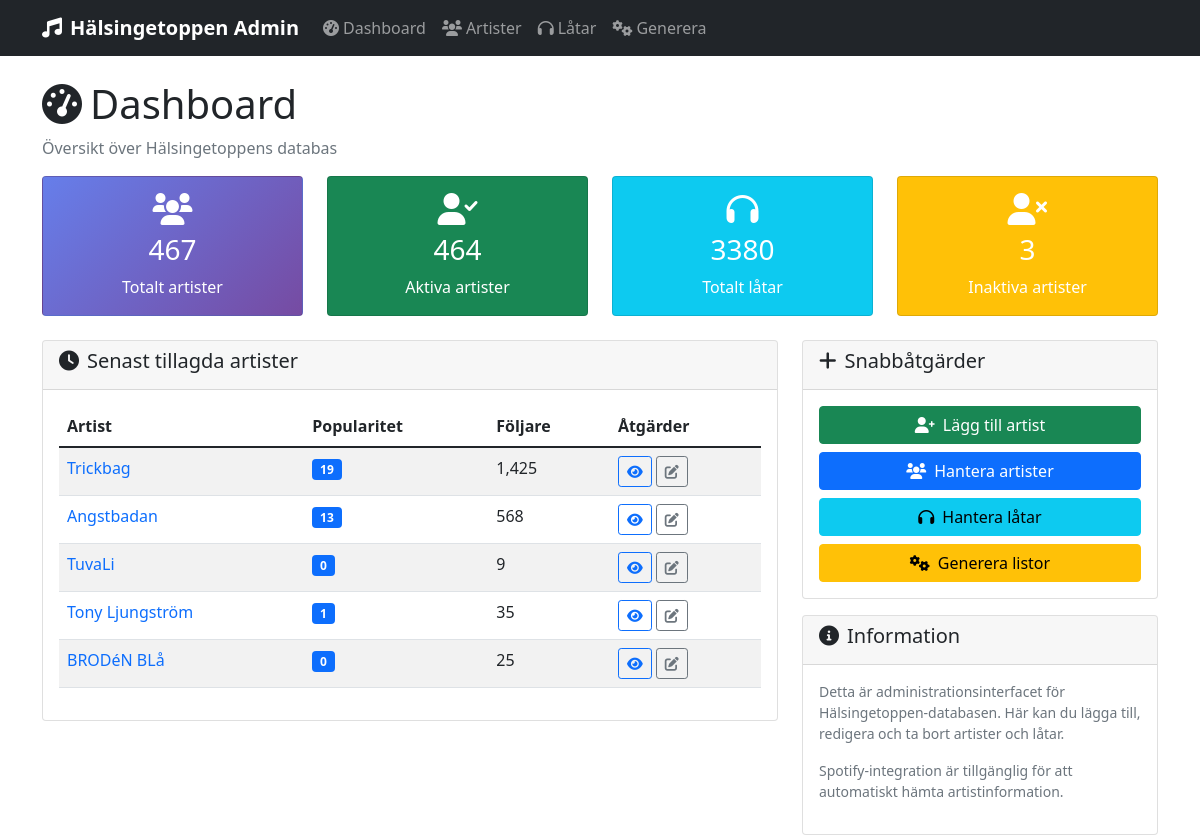
The page / on the database its author committed.
### tables this page shows
CREATE TABLE "artists" (
	"id"	TEXT UNIQUE,
	"link_to_area"	INTEGER,
	"name"	TEXT,
	"popularity"	INTEGER,
	"followers"	INTEGER,
	"link"	TEXT,
	"picture_small"	TEXT,
	"picture_large"	INTEGER,
	"bInactivate"	INTEGER,
	"notes"	INTEGER
, added_at TEXT, markdown_info TEXT, apple_music_link TEXT, youtube_music_link TEXT);

### web_admin.py (the view)
@app.route('/')
def index():
    conn = get_db_connection()
    artist_count = conn.execute('SELECT COUNT(*) FROM artists').fetchone()[0]
    track_count = conn.execute('SELECT COUNT(*) FROM tracks').fetchone()[0]
    active_artists = conn.execute('SELECT COUNT(*) FROM artists WHERE bInactivate = 0 OR bInactivate IS NULL').fetchone()[0]
    recent_artists = conn.execute('''
        SELECT id, name, popularity, followers
        FROM artists
        ORDER BY ROWID DESC
        LIMIT 5
    ''').fetchall()
    conn.close()
    return render_template('dashboard.html',
                         artist_count=artist_count,
                         track_count=track_count,
                         active_artists=active_artists,
                         recent_artists=recent_artists)

### web_admin.py (called while the page is built)
def get_db_connection():
    conn = sqlite3.connect(DB_PATH)
    conn.row_factory = sqlite3.Row
    return conn

### templates/dashboard.html (shortened to what this page needs)
{% extends "base.html" %}
{% block content %}
<div class="row">
    <div class="col-12">
        <h1><i class="fas fa-tachometer-alt me-2"></i>Dashboard</h1>
        <p class="text-muted">Översikt över Hälsingetoppens databas</p>
    </div>
</div>
<div class="row mb-4">
    <div class="col-md-3">
        <div class="card stats-card">
            <div class="card-body text-center">
                <i class="fas fa-users fa-2x mb-2"></i>
                <h3>{{ artist_count }}</h3>
                <p class="mb-0">Totalt artister</p>
            </div>
        </div>
    </div>
    <div class="col-md-3">
        <div class="card bg-success text-white">
            <div class="card-body text-center">
                <i class="fas fa-user-check fa-2x mb-2"></i>
                <h3>{{ active_artists }}</h3>
                <p class="mb-0">Aktiva artister</p>
            </div>
        </div>
    </div>
    <div class="col-md-3">
        <div class="card bg-info text-white">
            <div class="card-body text-center">
                <i class="fas fa-headphones fa-2x mb-2"></i>
                <h3>{{ track_count }}</h3>
                <p class="mb-0">Totalt låtar</p>
            </div>
        </div>
    </div>
    <div class="col-md-3">
        <div class="card bg-warning text-white">
            <div class="card-body text-center">
                <i class="fas fa-user-times fa-2x mb-2"></i>
                <h3>{{ artist_count - active_artists }}</h3>
                <p class="mb-0">Inaktiva artister</p>
            </div>
        </div>
    </div>
</div>
<div class="row">
    <div class="col-md-8">
        <div class="card">
            <div class="card-header">
                <h5><i class="fas fa-clock me-2"></i>Senast tillagda artister</h5>
            </div>
            <div class="card-body">
                {% if recent_artists %}
                    <div class="table-responsive">
                        <table class="table table-striped">
                            <thead>
                                <tr>
                                    <th>Artist</th>
                                    <th>Popularitet</th>
                                    <th>Följare</th>
                                    <th>Åtgärder</th>
                                </tr>
                            </thead>
                            <tbody>
                                {% for artist in recent_artists %}
                                <tr>
                                    <td>
                                        <a href="{{ url_for('artist_detail', artist_id=artist.id) }}" class="text-decoration-none">
                                            {{ artist.name }}
                                        </a>
                                    </td>
                                    <td>
                                        <span class="badge bg-primary">{{ artist.popularity }}</span>
                                    </td>
                                    <td>{{ "{:,}".format(artist.followers or 0) }}</td>
                                    <td>
                                        <a href="{{ url_for('artist_detail', artist_id=artist.id) }}" class="btn btn-sm btn-outline-primary">
                                            <i class="fas fa-eye"></i>
                                        </a>
                                        <a href="{{ url_for('edit_artist', artist_id=artist.id) }}" class="btn btn-sm btn-outline-secondary">
                                            <i class="fas fa-edit"></i>
                                        </a>
                                    </td>
                                </tr>
                                {% endfor %}
                            </tbody>
                        </table>
                    </div>
                {% else %}
                    <p class="text-muted">Inga artister i databasen ännu.</p>
                {% endif %}
            </div>
        </div>
    </div>
    <div class="col-md-4">
        <div class="card">
            <div class="card-header">
                <h5><i class="fas fa-plus me-2"></i>Snabbåtgärder</h5>
            </div>
            <div class="card-body">
                <div class="d-grid gap-2">
                    <a href="{{ url_for('add_artist') }}" class="btn btn-success">
                        <i class="fas fa-user-plus me-2"></i>Lägg till artist
                    </a>
                    <a href="{{ url_for('artists') }}" class="btn btn-primary">
                        <i class="fas fa-users me-2"></i>Hantera artister
                    </a>
                    <a href="{{ url_for('tracks') }}" class="btn btn-info">
                        <i class="fas fa-headphones me-2"></i>Hantera låtar
                    </a>
                    <a href="{{ url_for('generate_menu') }}" class="btn btn-warning">
                        <i class="fas fa-cogs me-2"></i>Generera listor
                    </a>
                </div>
            </div>
        </div>
        <div class="card mt-3">
            <div class="card-header">
                <h5><i class="fas fa-info-circle me-2"></i>Information</h5>
            </div>
            <div class="card-body">
                <p class="small text-muted">
                    Detta är administrationsinterfacet för Hälsingetoppen-databasen.
                    Här kan du lägga till, redigera och ta bort artister och låtar.
                </p>
                <p class="small text-muted">
                    Spotify-integration är tillgänglig för att automatiskt hämta artistinformation.
                </p>
            </div>
        </div>
    </div>
</div>
{% endblock %}

### templates/base.html (style rules this page uses)
.stats-card { background: linear-gradient(135deg, #667eea 0%, #764ba2 100%); color: white; }

### rows shown on the page
artists: name "Trickbag", popularity "19", followers "1,425"
artists: name "Angstbadan", popularity "13", followers "568"
artists: name "TuvaLi", popularity "0", followers "9"
artists: name "Tony Ljungström", popularity "1", followers "35"
artists: name "BRODéN BLå", popularity "0", followers "25"

### other values the page prints
{{ artist_count }} "467"
{{ active_artists }} "464"
{{ track_count }} "3380"
{{ artist_count - active_artists }} "3"
